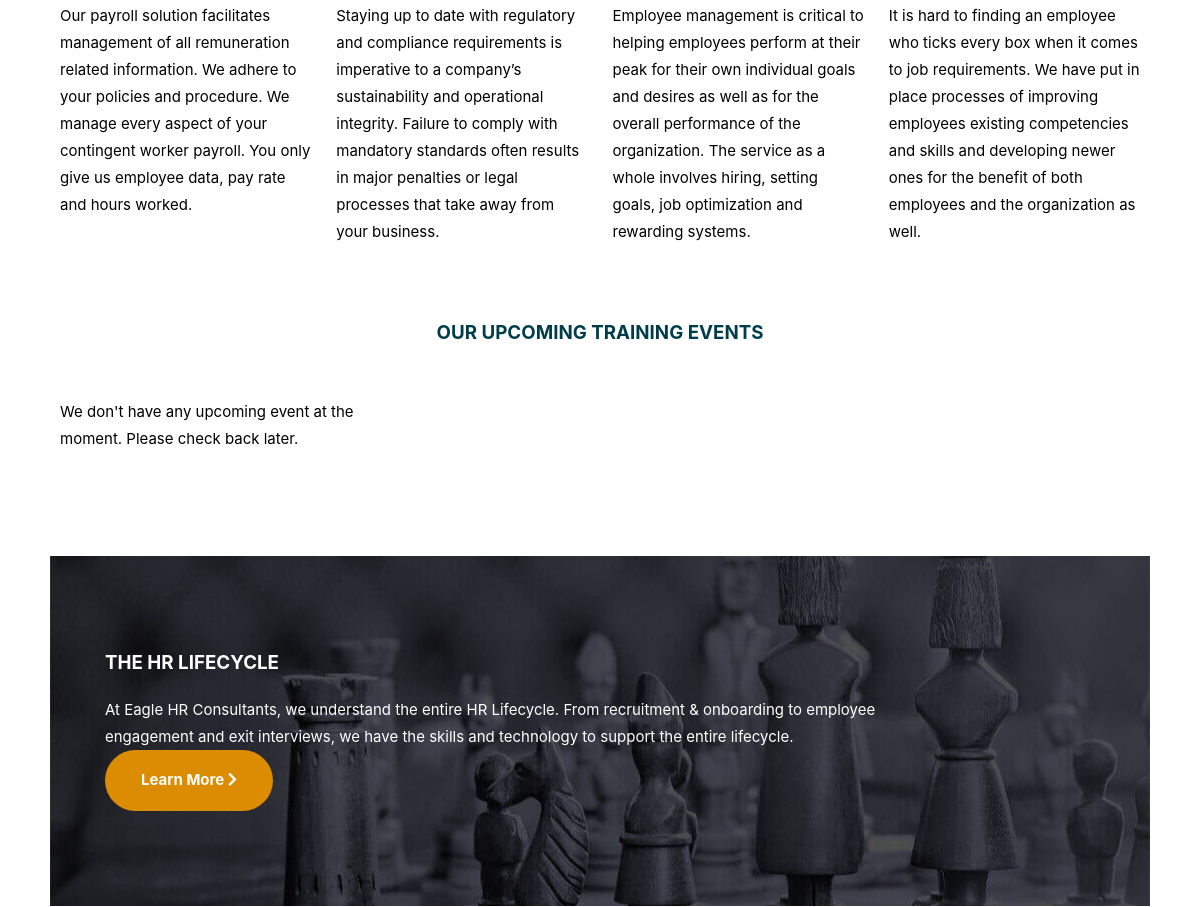
/ (middle part), run on an earlier commit of the app's database.
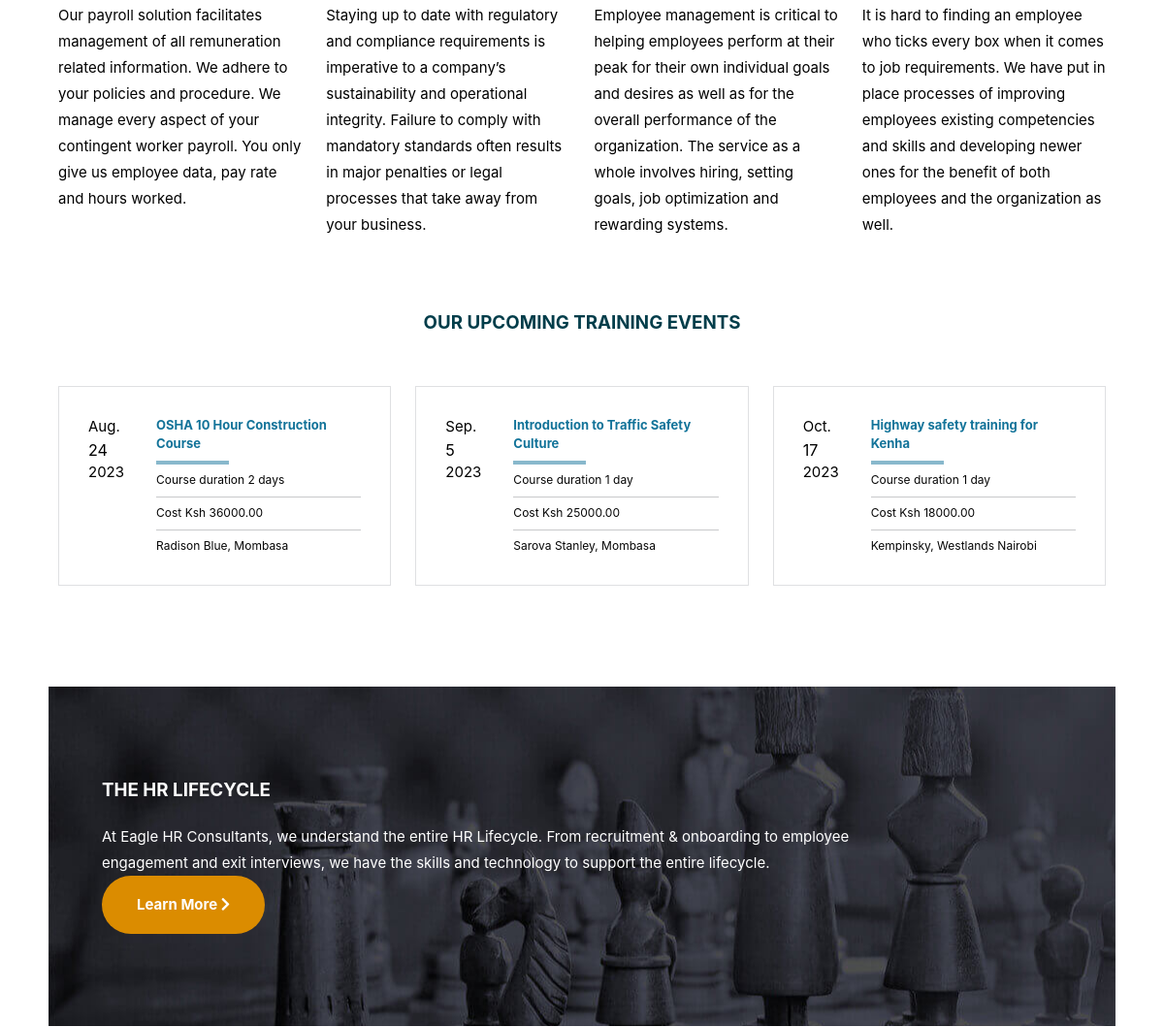
And on a later commit of the database.
### webapp/models.py (models this page shows, shortened)
class Event(models.Model):
    name = models.CharField(max_length=255)
    description = RichTextField()
    start_date = models.DateField()
    duration = models.IntegerField(default=1, help_text="Duration of course in days")
    cost = models.FloatField(default=10000, blank=True, null=True)
    location = models.CharField(max_length=255)
    is_active = models.BooleanField(
        default=False,
        help_text="Activate to display this event on homepage on the upcoming events section. Only 3 "
        "nearest are displayed.",
    )
    objects = models.Manager()  # The default manager.
    active_event = ActiveEventManager()  # Our custom manager.

### webapp/views.py (the view)
# urls.py: path("", views.index, name="index"),
def index(request):
    context = {}
    try:
        banner_message = BannerMessage.objects.all().filter(is_active=1)[:1][0]
        context["banner_message"] = banner_message
    except Exception as e:
        banner_message = "Unable to fetch message"
    events = (
        Event.objects.all()
        .filter(is_active=1)
        .filter(start_date__gt=current_time)
        .order_by("start_date")[:3]
    )
    context["events"] = events
    return render(request, "webapp/index.html", context)

### templates/webapp/index.html (shortened to what this page needs)
{% extends "sitewide/base.html" %}
{% load static %} {% block content %}
<section class="width home-cards">
  <div>
    <p>
      Our payroll solution facilitates management of all remuneration related information. We adhere to your policies
      and procedure. We manage every aspect of your contingent worker payroll. You only give us employee data, pay rate
      and hours worked.
    </p>
  </div>
  <div>
    <p>
      Staying up to date with regulatory and compliance requirements is
      imperative to a company’s sustainability and operational integrity. Failure to comply with mandatory standards
      often results in major penalties or legal processes that take away from your business.
    </p>
  </div>
  <div>
    <p>
      Employee management is critical to helping employees perform at their peak for their own individual goals and
      desires as well as for the overall performance of the organization. The service as a whole involves hiring,
      setting goals, job optimization and rewarding systems.
    </p>
  </div>
  <div>
    <p>
      It is hard to finding an employee who ticks every box when it
      comes to job requirements. We have put in place processes of improving employees existing competencies and skills
      and developing newer ones for the benefit of both employees and the organization as well.
    </p>
  </div>
</section>
<div class="width news-events">
  <h2 class="font-bold text-xl">Our Upcoming Training Events</h2>
</div>
<div class="events">
  {% if events %}
  {% for event in events %}
  <article class="event-card">
    <section class="event-card-content">
      <span class="month">{{ event.start_date | date:'M' }}.</span>
      <span class="date">{{ event.start_date.day }}</span>
      <span class="year">{{ event.start_date.year }}</span>
    </section>
    <div class="body-text">
      <a href="/events/{{ event.id }}">
        <h3 class="font-bold">{{ event.name }}</h3>
      </a>
      <div class="duration">
        <p>Course duration {{ event.duration }} day{{event.duration|pluralize }}</p>
      </div>
      <div class="cost">
        <p>Cost Ksh {{ event.cost|floatformat:2 }}</p>
      </div>
      <div class="location">
        <p>{{ event.location }}</p>
      </div>
    </div>
  </article>
  {% endfor %}
  {% else %}
  <p>
    We don't have any upcoming event at the moment. Please check back later.
  </p>
  {% endif %}
</div>
<section class="width carbon">
  <div class="content">
    <h2 class="font-bold text-xl">THE HR LIFECYCLE</h2>
    <p>
      At Eagle HR Consultants, we understand the entire HR Lifecycle. From
      recruitment & onboarding to employee engagement and exit interviews, we
      have the skills and technology to support the entire lifecycle.
    </p>
    <a href="/hr-life-cycle/" class="btn">
      <span>Learn More</span> <i class="fas fa-chevron-right"></i>
    </a>
  </div>
</section>
  {% include "webapp/includes/our-clients.html" %}
{% endblock content %}

What changed in the data, as far as the page shows it:
now on this page (row edited): Event: start_date "Aug", start_date.day "24", start_date.year "2023", name "OSHA 10 Hour Construction Course", duration "2", cost "36000.00", location "Radison Blue, Mombasa"
now on this page (row edited): Event: start_date "Sep", start_date.day "5", start_date.year "2023", name "Introduction to Traffic Safety Culture", duration "1", cost "25000.00", location "Sarova Stanley, Mombasa"
now on this page (row edited): Event: start_date "Oct", start_date.day "17", start_date.year "2023", name "Highway safety training for Kenha", duration "1", cost "18000.00", location "Kempinsky, Westlands Nairobi"
Also different on the page:
text no longer shown: "We don't have any upcoming event at the moment. Please check back later."
